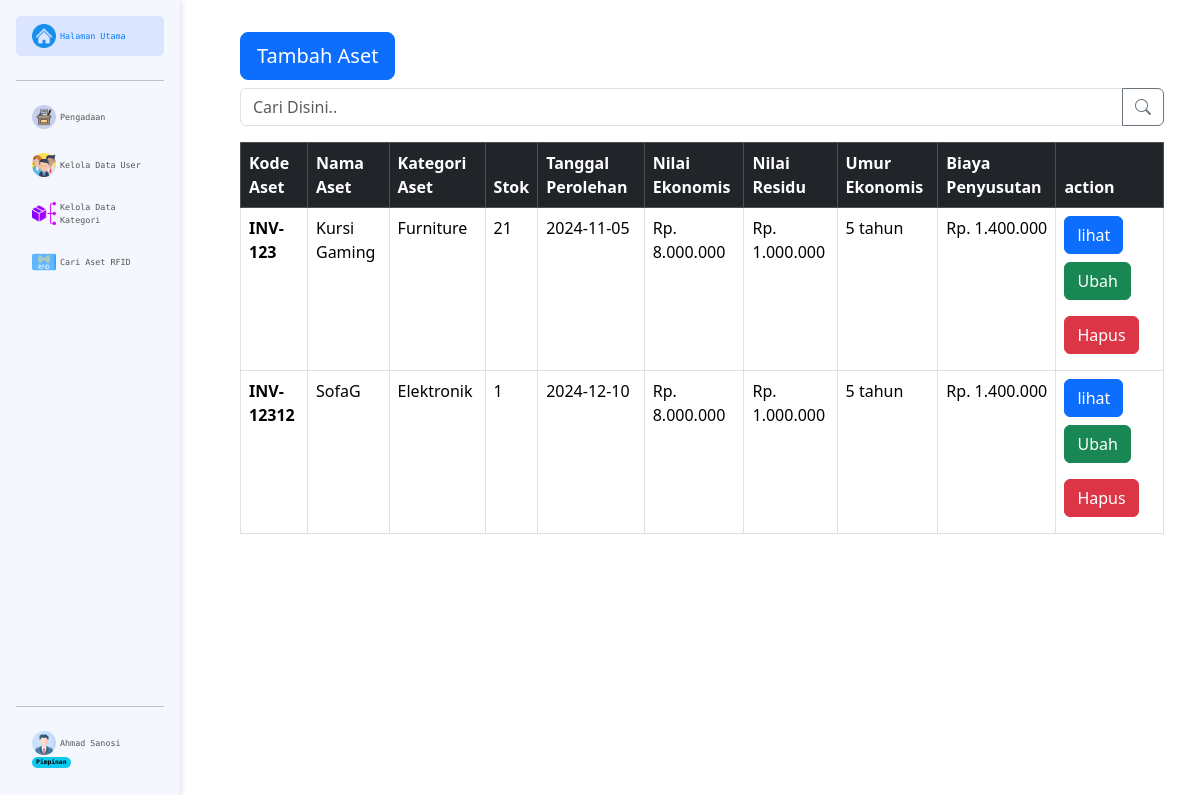
Screenshot of /pages/aset/index.php (signed in) with the database file from the repository.
### tables this page shows
CREATE TABLE `aset` (
  `id` int(5) NOT NULL AUTO_INCREMENT,
  `gambar` varchar(200) DEFAULT NULL,
  `kode_aset` varchar(100) NOT NULL,
  `nama_aset` varchar(250) DEFAULT NULL,
  `stok` int(5) DEFAULT NULL,
  `id_kategori` int(5) DEFAULT NULL,
  `tanggal_perolehan` date DEFAULT NULL,
  `nilai_ekonomis` int(10) DEFAULT NULL,
  `nilai_residu` int(10) DEFAULT NULL,
  `umur_ekonomis` int(3) DEFAULT NULL,
  `biaya_penyusutan` int(10) DEFAULT NULL,
  PRIMARY KEY (`id`,`kode_aset`),
  UNIQUE KEY `kode_aset_unique` (`kode_aset`),
  KEY `aset_kategori` (`id_kategori`),
  CONSTRAINT `aset_kategori` FOREIGN KEY (`id_kategori`) REFERENCES `kategori` (`id_kategori`) ON DELETE CASCADE ON UPDATE CASCADE
);

CREATE TABLE `kategori` (
  `id_kategori` int(5) NOT NULL AUTO_INCREMENT,
  `nama_kategori` varchar(100) NOT NULL,
  `created_at` datetime NOT NULL,
  `updated_at` datetime NOT NULL,
  PRIMARY KEY (`id_kategori`)
);

### class/Database.php (called while the page is built, shortened)
<?php
class Database{
	function __construct($host, $username, $pass, $dbname){
		$this->conn = mysqli_connect($host, $username, $pass, $dbname);
	}
}
 ?>

### class/Aset.php (called while the page is built, shortened)
<?php
include_once CLASS_PATH.'Kategori.php';
class Aset{
	public $db;
	function __construct($db){
		$this->db = $db;
	}
	function tampilDataAset(){
		$sql = "SELECT * FROM aset";
		$result = mysqli_query($this->db->conn, $sql);
	    $aset = mysqli_fetch_all($result, MYSQLI_ASSOC);
	    return $aset;
	}
}

### class/Kategori.php (called while the page is built, shortened)
<?php
include_once CLASS_PATH."Database.php";
class Kategori{
	public $db;
	function __construct($db){
		$this->db = $db;
	}
	function cariKategoriByID($id){
		$sql = "SELECT * FROM kategori
		WHERE id_kategori = '$id'";
		$result = mysqli_query($this->db->conn, $sql);
	    $kategori = mysqli_fetch_all($result, MYSQLI_ASSOC);
	    return $kategori;
	}
}

### pages/aset/index.php (the view, shortened to what this page needs)
<?php
include_once $_SERVER['DOCUMENT_ROOT']."/inventaris RFID/layouts/header.php";
include_once LAYOUTS_PATH."sidebar.php";
include_once CLASS_PATH."Database.php";
include_once CLASS_PATH."Aset.php";
include_once CLASS_PATH."Kategori.php";
$db = new Database("localhost", "root", "", "inventaris");
$aset = new Aset($db);
$kategori = new Kategori($db);
$asets = $aset->tampilDataAset();
?>
<div class="container">
  <div class="flex-grow-1 p-4">
    <div class="flex">
      <a href="<?= PAGES_PATH ?>aset/tambah-data.php" type="button" class="btn btn-primary btn-lg my-2">Tambah Aset</a>
    </div>
    <form action="" method="post">
      <div class="input-group mb-3">
        <input type="text" class="form-control" placeholder="Cari Disini.." aria-label="Recipient's username" aria-describedby="button-addon2" name="keyword">
        <button class="btn btn-outline-secondary" type="submit" id="button-addon2" name="cari"><i class="bi bi-search"></i></button>
      </div>
    </form>
    <table class="table table-hover table-bordered">
      <thead class="table-dark">
        <tr>
          <th scope="col">Kode Aset</th>
          <th scope="col">Nama Aset</th>
          <th scope="col">Kategori Aset</th>
          <th scope="col">Stok</th>
          <th scope="col">Tanggal Perolehan</th>
          <th scope="col">Nilai Ekonomis</th>
          <th scope="col">Nilai Residu</th>
          <th scope="col">Umur Ekonomis</th>
          <th scope="col">Biaya Penyusutan</th>
          <th scope="col">action</th>
        </tr>
      </thead>
      <tbody>
      <?php foreach ($asets as $a) : ?>
        <tr>
          <th scope="row"><?= $a['kode_aset']; ?></th>
          <td><?= $a['nama_aset']; ?></td>
          <?php $nama_kategori =  $kategori->cariKategoriByID($a['id_kategori'])[0]["nama_kategori"];?>
          <td><?= $nama_kategori; ?></td>
          <td><?= $a['stok']; ?></td>
          <td><?= $a['tanggal_perolehan']; ?></td>
          <td>Rp. <?= number_format($a['nilai_ekonomis'],0,",","."); ?></td>
          <td>Rp. <?= number_format($a['nilai_residu'],0,",","."); ?></td>
          <td><?= number_format($a['umur_ekonomis'],0,",","."); ?> tahun</td>
          <td>Rp. <?= number_format($a['biaya_penyusutan'],0,",",".") ?></td>
          <td>
            <button type="button" class="btn btn-primary" data-bs-toggle="modal" data-bs-target="#modal-lihat" id="button-lihat"
            data-kode="<?= $a['kode_aset'] ?>" data-nama="<?= $a['nama_aset'] ?>"
            data-kategori="<?= $nama_kategori ?>" data-stok="<?= $a['stok'] ?>"
            data-tanggal="<?= $a['tanggal_perolehan'] ?>" data-gambar="<?= $a['gambar'] ?>"
            data-nilai-ekonomis="<?= $a['nilai_ekonomis'] ?>" data-nilai-residu="<?= $a['nilai_residu'] ?>"
            data-biaya-penyusutan="<?= $a['biaya_penyusutan'] ?>" data-umur-ekonomis="<?= $a['umur_ekonomis'] ?>">
              lihat
            </button>
            <a href="<?= PAGES_PATH ?>aset/ubah-data.php?kode_aset=<?= $a["kode_aset"]; ?>&nama_aset=<?= $a["nama_aset"]; ?>&stok=<?= $a["stok"]; ?>&tanggal=<?= $a["tanggal_perolehan"]; ?>&id_aset=<?= $a['id'] ?>&id_kategori=<?= $a['id_kategori'] ?>&nilai_ekonomis=<?= $a['nilai_ekonomis'] ?>&nilai_residu=<?= $a['nilai_residu'] ?>&umur_ekonomis=<?= $a['umur_ekonomis'] ?>&gambar=<?= $a['gambar'] ?>"
            type="button" class="btn btn-success my-2">Ubah</a>
            <a href="" type="button" class="btn btn-danger my-2 hapus" data-id="<?= $a['id'] ?>" data-gambar="<?= $a['gambar'] ?>">Hapus</a>
          </td>
        </tr>
      <?php endforeach; ?>
      </tbody>
    </table>
  </div>
</div>
<?php include_once LAYOUTS_PATH."footer.php";?>

### layouts/header.php (shortened to what this page needs)
<!doctype html>
<html lang="en">
  <head>
    <link href="https://cdn.jsdelivr.net/npm/bootstrap@5.3.3/dist/css/bootstrap.min.css" rel="stylesheet">
    <link href="https://cdn.jsdelivr.net/npm/sweetalert2@11.14.5/dist/sweetalert2.min.css" rel="stylesheet">
    <link rel="stylesheet" href="https://cdn.jsdelivr.net/npm/flatpickr/dist/flatpickr.min.css">
    <link rel="stylesheet" href="https://cdn.jsdelivr.net/npm/bootstrap-icons@1.11.3/font/bootstrap-icons.min.css">
  </head>
  <body>

### layouts/sidebar.php (shortened to what this page needs)
</head>
<body>
  <?php
    $folder_name = explode('\\', getcwd());
    $file_name = explode('/', $_SERVER['PHP_SELF']);
    if(!isset($folder_name[5])){
      $folder_name = "";
    }else{
      $folder_name = $folder_name[5];
    }
    if(!isset($file_name[4])){
      $file_name = "";
    }else{
      $file_name = $file_name[4];
    }
  ?>
  <div class="d-flex">
    <nav class="sidebar d-flex flex-column p-3">
      <ul class="nav flex-column">
        <li class="nav-item mb-2">
          <a href="<?= PAGES_PATH; ?>" class="nav-link <?= $folder_name == "" ? "active" : ""; ?>">
            <div class="d-flex align-items-center">
                <img src="<?= ICONS_PATH ?>home.png" style="width: 2vw ;"> <div class="px-1">Halaman Utama</div>
            </div>
          </a>
        </li>
        <hr>
        <li class="nav-item mb-2">
          <a href="<?= PAGES_PATH ?>aset/" class="nav-link <?= ($folder_name == "aset" && $file_name != "cari-rfid.php") ? "active" : ""; ?>">
            <div class="d-flex align-items-center">
                <img src="<?= ICONS_PATH ?>aset.png" style="width: 2vw ;"> <div class="px-1">Pengadaan</div>
            </div>
          </a>
        </li>
        <?php if ($_SESSION['role'] == 'Pimpinan') : ?>
        <li class="nav-item mb-2">
          <a href="<?= PAGES_PATH ?>user/" class="nav-link <?= ($folder_name == "user" && $file_name != "profile.php") ? "active" : ""; ?>">
            <div class="d-flex align-items-center">
                <img src="<?= ICONS_PATH ?>users.png" style="width: 2vw ;"> <div class="px-1">Kelola Data User</div>
            </div>
          </a>
        </li>
        <?php endif; ?>
        <li class="nav-item mb-2">
          <a href="<?= PAGES_PATH ?>kategori/" class="nav-link <?= $folder_name == "kategori" ? "active" : ""; ?>">
            <div class="d-flex align-items-center">
              <img src="<?= ICONS_PATH ?>category.png" style="width: 2vw ;"> <div class="px-1">Kelola Data Kategori</div>
            </div>
          </a>
        </li>
        <li class="nav-item mb-2">
          <a href="<?= PAGES_PATH ?>aset/cari-rfid.php" class="nav-link <?= $file_name == "cari-rfid.php" ? "active" : ""; ?>">
            <div class="d-flex align-items-center">
              <img src="<?= ICONS_PATH ?>rfid.png" style="width: 2vw ;"> <div class="px-1">Cari Aset RFID</div>
            </div>
          </a>
        </li>
        <li class="nav-item mb-2">
        <hr>
          <a href="<?= PAGES_PATH ?>user/profile.php" class="nav-link <?= $file_name == "profile.php" ? "active" : ""; ?>">
            <div class="d-flex align-items-center">
              <img src="<?= ICONS_PATH ?>profile.png" style="width: 2vw ;">
              <div class="px-1"><?= $_SESSION['nama'] ?></div>
            </div>
            <span class="badge text-bg-info"><?= $_SESSION['role'] ?></span>
          </a>
        </li>
      </ul>
    </nav>

### layouts/footer.php (shortened to what this page needs)
	</div>
  </body>
</html>

### layouts/sidebar.php (style rules this page uses)
.sidebar { height: 100vh; width: 15vw; font-size: 0.7vw; font-family: "Roboto Mono", monospace; background-color: #f4f7fd; box-shadow: 2px 0 5px rgba(0, 0, 0, 0.1); position: fixed; }
.sidebar .nav { height: 100%; }
.sidebar .nav-link { color: #555; transition: background-color 0.3s, color 0.3s; border-radius: 5px; }
.nav-link.active { background-color: #dce5ff; color: #007bff; }
.sidebar .nav-item:last-child { margin-top: auto; }
.sidebar + * { margin-left: 17vw; }

### rows the page displays
aset: kode_aset "INV-123", nama_aset "Kursi Gaming", id_kategori.nama_kategori "Furniture", stok "21", tanggal_perolehan "2024-11-05", nilai_ekonomis "8.000.000", nilai_residu "1.000.000", umur_ekonomis "5", biaya_penyusutan "1.400.000"
aset: kode_aset "INV-12312", nama_aset "SofaG", id_kategori.nama_kategori "Elektronik", stok "1", tanggal_perolehan "2024-12-10", nilai_ekonomis "8.000.000", nilai_residu "1.000.000", umur_ekonomis "5", biaya_penyusutan "1.400.000"

### other values shown
$_SESSION['nama'] "Ahmad Sanosi"
$_SESSION['role'] "Pimpinan"
